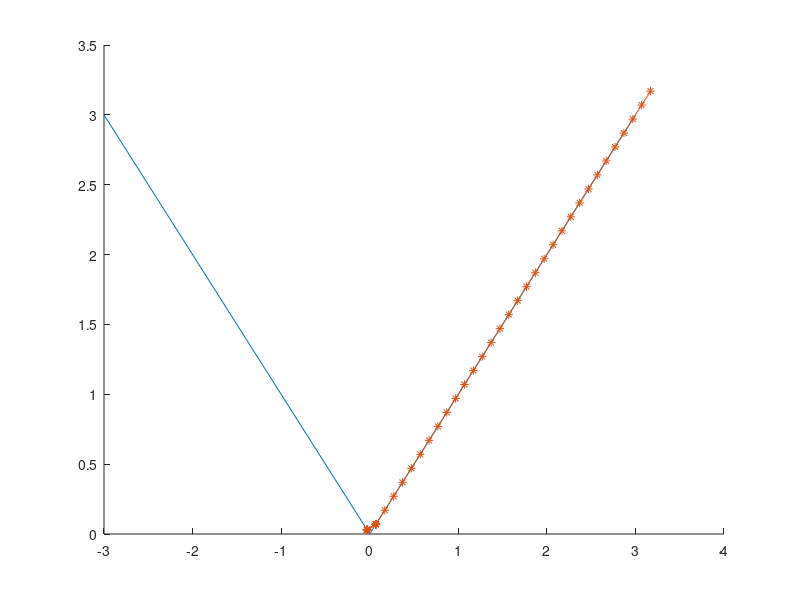
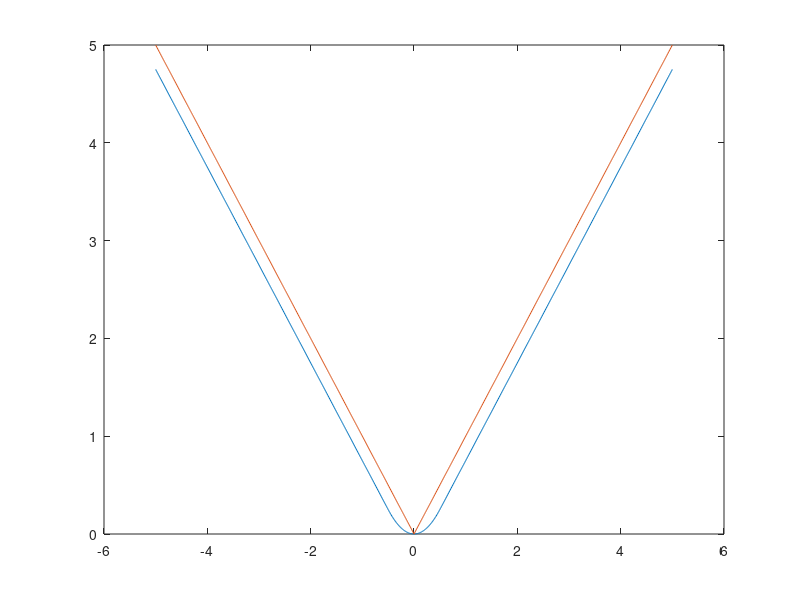
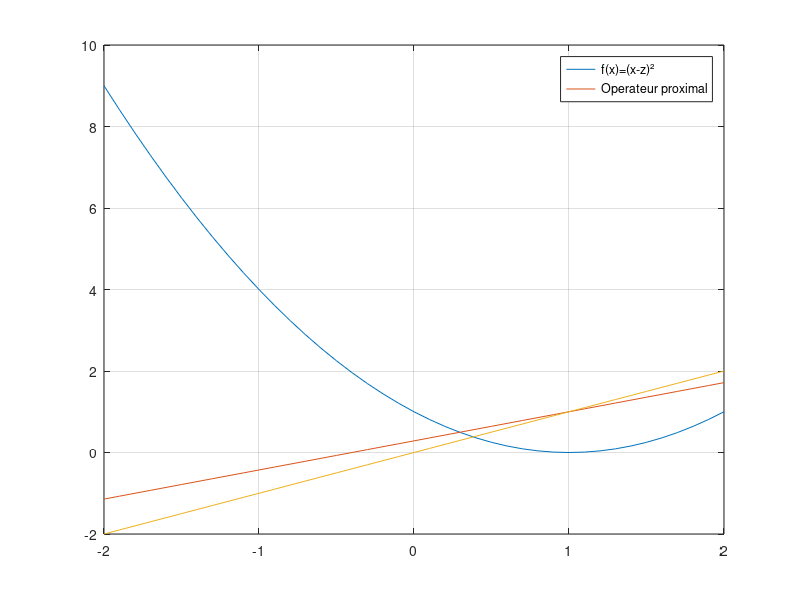
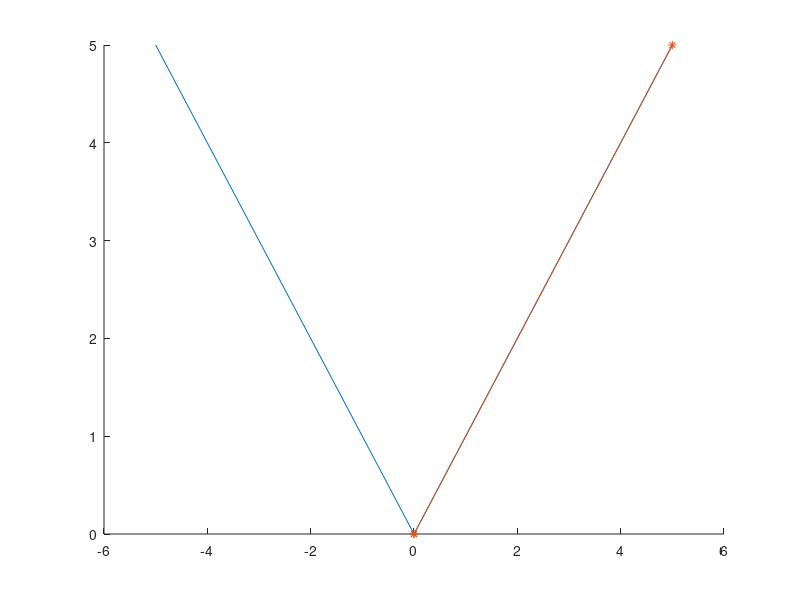

Source code (MATLAB) for these figures, in order:
%% 1.1 - Sous-differentielle et algorithme de sous-gradient
clear variables
close all
clc

sousGrad = @(x, alpha)(sign(x) .* (x~=0) + alpha .* (x==0.5));

lambda = .1;
xk = 3.27;
alpha = -1;
l = 50;
est = zeros(1, l);

for k=1:l
    tk = sousGrad(xk,alpha);
    xk = xk - lambda * tk;
    est(k) = xk;
end

figure
hold on
t = linspace(-3, 3, 3);
plot(t, abs(t));
plot(est, abs(est), '*-');

%% 1.2 - Enveloppe de Moreau
clear variables
close all
clc

a = 1; b = 0; gamma = .5;
f = @(x)(abs(a*x+b));
Mgamma = @(x)((a*x+b-a^2*gamma/2) .* (x>a*gamma-b/a) + ...
    (x-b/a).^2/(2*gamma) .* ((a*gamma-b/a>=x) & (x>=-a*gamma-b/a)) - ...
    (a*x+b+a^2*gamma/2 ).* (x<-a*gamma-b/a));

x = -5:10^-2:5;

figure
plot(x, Mgamma(x), x, f(x));

%% 1.3 - Operateur proximal
clear variables
close all
clc

gamma = .2; z = 1; x = -2:.1:2;
f = @(x)((x-z).^2);
y_chapeau = @(x)((2*gamma*z+x)/(2*gamma+1));

figure
plot(x, f(x), x, y_chapeau(x), x,x)
legend("f(x)=(x-z)²", "Operateur proximal")
grid on

%% 2.1 - Algorithme du point proximal
clear variables
close all
clc

gamma = 200;
epsilon = 10^-4;
argmin(1) = 5;
y_chapeau = @(x)((x-gamma) .* (x>gamma) + ...
    (x+gamma) .* (x<-gamma) + ...
    0 .* ((-gamma<=x) & (x<=gamma)));
dist = abs(argmin(1));
k = 1;
while epsilon < dist
    xk = argmin(k);
    argmin(k+1) = y_chapeau(xk);
    dist = sqrt(argmin(k)^2-argmin(k+1)^2);
    k = k + 1;
end

figure
t = linspace(-5, 5, 3);
hold on
plot(t, abs(t))
plot(argmin, abs(argmin), '*-');

%% 2.2 - Algorithme de gradient proximal (forward-backward)
clear variables
close all
clc

y_chapeau = @(x,gamma)((x-gamma) .* (x>gamma) + ...
    (x+gamma) .* (x<-gamma) + ...
    0 .* (-gamma<x<gamma)); 

lambda = 1;
f = @(x)(norm(x)^2);
gradf = @(x)(2*x);
g = @(x)(lambda*norm(x, 1));

gamma = .1;
epsilon = 10^-4;
n = 1;
argmin = randn(n, 1);
dist = norm(argmin(:, 1), 1);
fct_cout = [];
k = 1;

while epsilon < dist
    xk = argmin(:, k);
    argmin(:, k+1) = y_chapeau(xk-gamma*gradf(xk),lambda*gamma);
    dist = norm(xk-argmin(:, k+1), 2);
    fct_cout(k) = f(xk)+g(xk);
    k = k + 1;
end

figure
plot(1:k-1, fct_cout)

%% 3.1 - Résolution du modele du LASSO

%% 3.2 - Resolution du modele TV (Total Variation)
